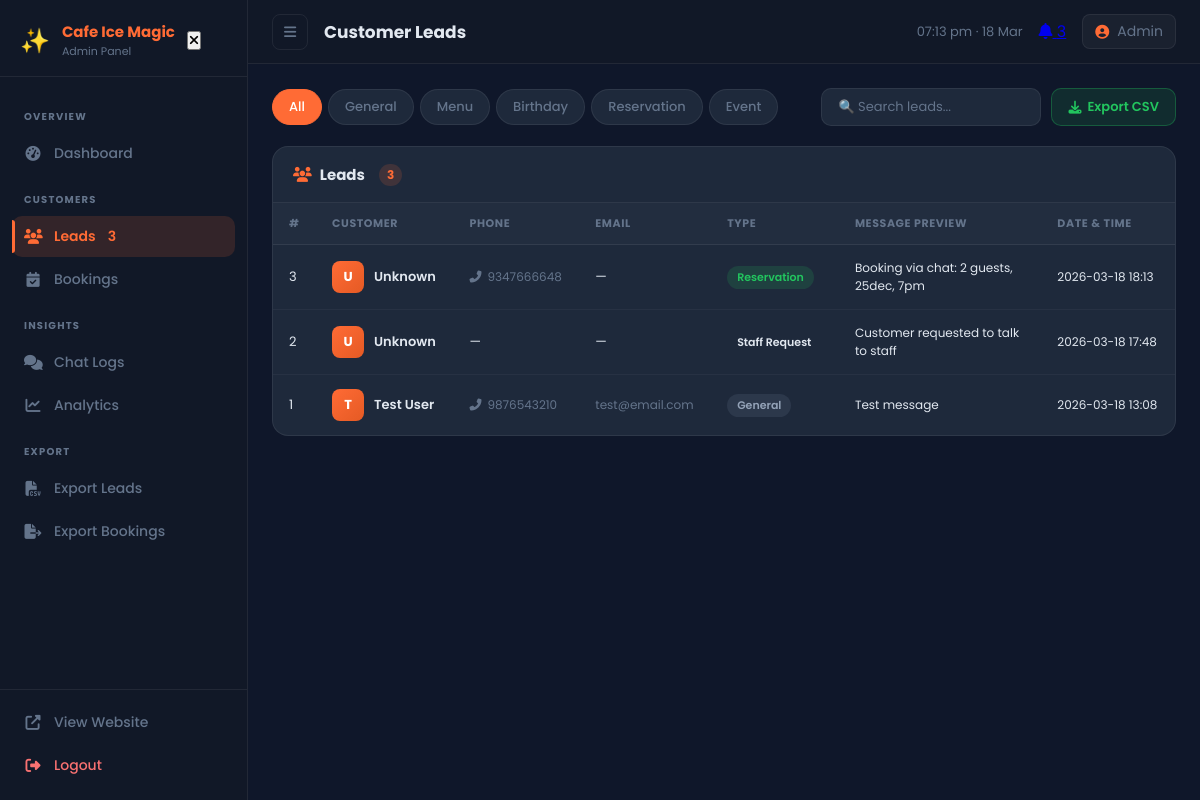
/admin/leads (signed in), run on the app's committed database.
### tables this page shows
CREATE TABLE leads (
            id INTEGER PRIMARY KEY AUTOINCREMENT,
            session_id TEXT,
            name TEXT,
            phone TEXT,
            email TEXT,
            inquiry_type TEXT DEFAULT 'general',
            message TEXT,
            source_page TEXT DEFAULT 'widget',
            created_at TIMESTAMP DEFAULT CURRENT_TIMESTAMP
        , contacted INTEGER DEFAULT 0, contacted_at TIMESTAMP);

### app.py (the view)
@app.route('/admin/leads')
@login_required
def admin_leads():
    inquiry_type = request.args.get('type', 'all')
    contacted    = request.args.get('contacted', None)
    leads = db.get_all_leads(inquiry_type=inquiry_type, contacted=contacted)
    return render_template('admin/leads.html', cafe=CAFE_CONFIG,
                           leads=leads, current_filter=inquiry_type,
                           contacted_filter=contacted)

### app.py (called while the page is built)
@app.context_processor
def inject_sidebar_stats():
    if session.get('admin_logged_in'):
        return {'new_leads_count': db.get_new_leads_count()}
    return {'new_leads_count': 0}

def login_required(f):
    @wraps(f)
    def decorated(*args, **kwargs):
        if not session.get('admin_logged_in'):
            return redirect(url_for('admin_login'))
        return f(*args, **kwargs)
    return decorated

### database.py (called while the page is built)
def get_db():
    conn = sqlite3.connect(DB_PATH)
    conn.row_factory = sqlite3.Row
    conn.execute("PRAGMA journal_mode=WAL")
    return conn

def get_all_leads(inquiry_type=None, contacted=None, limit=500):
    conn = get_db()
    where_clauses = []
    params = []
    if inquiry_type and inquiry_type != 'all':
        where_clauses.append('inquiry_type = ?')
        params.append(inquiry_type)
    if contacted == 'yes':
        where_clauses.append('contacted = 1')
    elif contacted == 'no':
        where_clauses.append('(contacted = 0 OR contacted IS NULL)')
    where_sql = ('WHERE ' + ' AND '.join(where_clauses)) if where_clauses else ''
    params.append(limit)
    rows = conn.execute(
        f'SELECT * FROM leads {where_sql} ORDER BY created_at DESC LIMIT ?', params
    ).fetchall()
    conn.close()
    return [dict(r) for r in rows]

def get_new_leads_count():
    conn = get_db()
    count = conn.execute(
        "SELECT COUNT(*) FROM leads WHERE contacted = 0 OR contacted IS NULL"
    ).fetchone()[0]
    conn.close()
    return count

### templates/admin/leads.html (shortened to what this page needs)
{% extends "admin/base.html" %}
{% block page_title %}Customer Leads{% endblock %}
{% block content %}
<div class="page-toolbar">
  <div class="filter-tabs">
    <a href="?type=all" class="filter-tab {% if current_filter == 'all' %}active{% endif %}">All</a>
    <a href="?type=general" class="filter-tab {% if current_filter == 'general' %}active{% endif %}">General</a>
    <a href="?type=menu_inquiry" class="filter-tab {% if current_filter == 'menu_inquiry' %}active{% endif %}">Menu</a>
    <a href="?type=birthday_party" class="filter-tab {% if current_filter == 'birthday_party' %}active{% endif %}">Birthday</a>
    <a href="?type=reservation" class="filter-tab {% if current_filter == 'reservation' %}active{% endif %}">Reservation</a>
    <a href="?type=event" class="filter-tab {% if current_filter == 'event' %}active{% endif %}">Event</a>
  </div>
  <div class="toolbar-actions">
    <input type="text" id="searchInput" class="search-input" placeholder="🔍 Search leads..."/>
    <a href="/api/export-leads" class="btn-export"><i class="fas fa-download"></i> Export CSV</a>
  </div>
</div>
<div class="card">
  <div class="card-header">
    <h3 class="card-title">
      <i class="fas fa-users"></i> Leads
      <span class="count-badge">{{ leads|length }}</span>
    </h3>
  </div>
  <div class="table-responsive">
    <table class="data-table sortable" id="leadsTable">
      <thead>
        <tr>
          <th class="sortable-col" data-col="0">#</th>
          <th class="sortable-col" data-col="1">Customer</th>
          <th class="sortable-col" data-col="2">Phone</th>
          <th class="sortable-col" data-col="3">Email</th>
          <th class="sortable-col" data-col="4">Type</th>
          <th class="sortable-col" data-col="5">Message Preview</th>
          <th class="sortable-col" data-col="6">Date &amp; Time</th>
        </tr>
      </thead>
      <tbody>
        {% for lead in leads %}
        <tr>
          <td class="text-muted">{{ lead.id }}</td>
          <td>
            <div class="user-cell">
              <div class="user-avatar">{{ (lead.name or 'U')[0].upper() }}</div>
              <div class="user-name">{{ lead.name or 'Unknown' }}</div>
            </div>
          </td>
          <td>
            {% if lead.phone %}
            <a href="tel:{{ lead.phone }}" class="phone-link">
              <i class="fas fa-phone-alt"></i> {{ lead.phone }}
            </a>
            {% else %}—{% endif %}
          </td>
          <td>
            {% if lead.email %}
            <a href="mailto:{{ lead.email }}" class="email-link">{{ lead.email }}</a>
            {% else %}—{% endif %}
          </td>
          <td>
            <span class="badge badge-{{ lead.inquiry_type }}">{{ lead.inquiry_type|replace('_',' ')|title }}</span>
          </td>
          <td class="message-preview">{{ (lead.message or '')[:80] }}{% if lead.message and lead.message|length > 80 %}…{% endif %}</td>
          <td class="text-sm text-muted">{{ lead.created_at[:16] if lead.created_at else '—' }}</td>
        </tr>
        {% else %}
        <tr>
          <td colspan="7" class="empty-state">
            <i class="fas fa-inbox"></i><br>No leads found for this filter.
          </td>
        </tr>
        {% endfor %}
      </tbody>
    </table>
  </div>
</div>
{% endblock %}

### static/css/admin.css (style rules this page uses)
*, *::before, *::after { box-sizing: border-box; margin: 0; padding: 0; }
html { scroll-behavior: smooth; }
:root { --orange: #FF6B35; --gold: #FFD700; --purple: #7c3aed; --green: #22c55e; --red: #ef4444; --sidebar-w: 248px; --sidebar-bg: #111827; --main-bg: #0f172a; --card-bg: #1e293b; --border: rgba(255,255,255,0.07); --text: #e2e8f0; --text-muted: #64748b; --topbar-h: 64px; }
body { font-family: 'Poppins', sans-serif; background: var(--main-bg); color: var(--text); display: flex; min-height: 100vh; }
.card { background: var(--card-bg); border: 1px solid var(--border); border-radius: 16px; overflow: hidden; }
.card-header { padding: 16px 20px; border-bottom: 1px solid var(--border); display: flex; align-items: center; justify-content: space-between; gap: 12px; }
.card-title { font-size: 15px; font-weight: 700; color: var(--text); display: flex; align-items: center; gap: 8px; }
.card-title i { color: var(--orange); }
.table-responsive { overflow-x: auto; }
.data-table { width: 100%; border-collapse: collapse; font-size: 13px; }
.data-table thead th { padding: 12px 16px; text-align: left; font-size: 11px; font-weight: 700; text-transform: uppercase; letter-spacing: 0.6px; color: var(--text-muted); background: rgba(255,255,255,0.02); border-bottom: 1px solid var(--border); white-space: nowrap; }
.data-table tbody td { padding: 14px 16px; border-bottom: 1px solid rgba(255,255,255,0.04); color: var(--text); vertical-align: middle; }
.data-table tbody tr:last-child td { border-bottom: none; }
.user-cell { display: flex; align-items: center; gap: 10px; }
.user-avatar { width: 32px; height: 32px; background: linear-gradient(135deg, var(--orange), #e55a24); border-radius: 8px; display: flex; align-items: center; justify-content: center; font-size: 13px; font-weight: 700; color: #fff; flex-shrink: 0; }
.user-name { font-weight: 600; font-size: 13px; }
.phone-link, .email-link { color: var(--text-muted); text-decoration: none; display: inline-flex; align-items: center; gap: 6px; font-size: 12px; transition: color 0.2s; }
.text-sm { font-size: 12px; }
.text-muted { color: var(--text-muted); }
.message-preview { max-width: 200px; color: var(--text-muted); font-size: 12px; }
.badge { display: inline-flex; padding: 3px 10px; border-radius: 100px; font-size: 11px; font-weight: 600; white-space: nowrap; }
.badge-general { background: rgba(100,116,139,0.2); color: #94a3b8; }
.badge-reservation { background: rgba(34,197,94,0.15); color: var(--green); }
.count-badge { display: inline-flex; align-items: center; justify-content: center; padding: 2px 8px; background: rgba(255,107,53,0.15); color: var(--orange); border-radius: 100px; font-size: 12px; font-weight: 700; margin-left: 6px; }
.page-toolbar { display: flex; align-items: center; justify-content: space-between; gap: 16px; margin-bottom: 20px; flex-wrap: wrap; }
.filter-tabs { display: flex; gap: 6px; flex-wrap: wrap; }
.filter-tab { padding: 7px 16px; background: var(--card-bg); border: 1px solid var(--border); border-radius: 100px; color: var(--text-muted); font-size: 13px; font-weight: 500; text-decoration: none; transition: all 0.2s; }
.filter-tab.active, .filter-tab:hover { background: var(--orange); border-color: var(--orange); color: #fff; }
.toolbar-actions { display: flex; gap: 10px; align-items: center; }
.search-input { padding: 8px 16px; background: var(--card-bg); border: 1px solid var(--border); border-radius: 10px; color: var(--text); font-size: 13px; font-family: inherit; outline: none; width: 220px; transition: all 0.3s; }
.search-input::placeholder { color: var(--text-muted); }
.btn-export { display: inline-flex; align-items: center; gap: 6px; padding: 8px 16px; background: rgba(34,197,94,0.12); border: 1px solid rgba(34,197,94,0.3); border-radius: 10px; color: var(--green); font-size: 13px; font-weight: 600; font-family: inherit; text-decoration: none; cursor: pointer; transition: all 0.2s; }

### data on the page
leads: id "3", name "U", name "Unknown", phone "9347666648", inquiry_type "Reservation", message "Booking via chat: 2 guests, 25dec, 7pm", created_at "2026-03-18 18:13"
leads: id "2", name "U", name "Unknown", inquiry_type "Staff Request", message "Customer requested to talk to staff", created_at "2026-03-18 17:48"
leads: id "1", name "T", name "Test User", phone "9876543210", email "test@email.com", inquiry_type "General", message "Test message", created_at "2026-03-18 13:08"

### other printed values
{{ cafe.name }} "Cafe Ice Magic"
{{ new_leads_count }} "3"
{{ leads|length }} "3"
